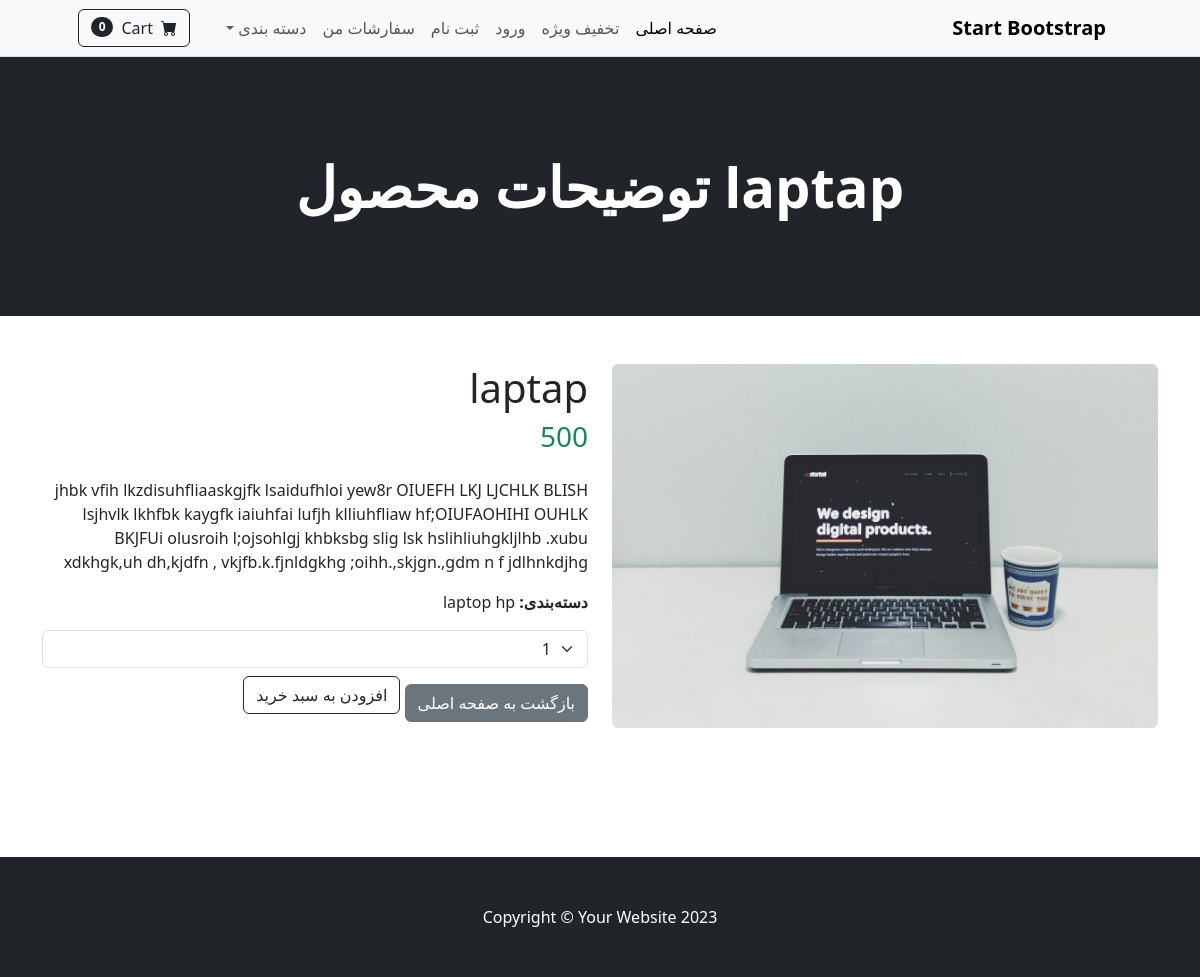
/product/1/, run on the app's committed database.
### products/models.py (models this page shows, shortened)
class Product(models.Model):
    name=models.CharField(max_length=50)
    description=models.TextField(max_length=500 ,blank=True,default='') #blank برای خالی بودن__ default یعنی به طور پیش فرض چه توضیحی داشته باشه
    price=models.DecimalField(max_digits=10,decimal_places=0,default=0)#decimal_places به طور پیش فرض چند رقم بعد اعشار نشون میده __ default یعنی به طور پیش فرض قیمت رو صفر نشون بده
    category=models.ForeignKey(Category,on_delete=models.CASCADE)#ForeignKey کلید خارجی به جدول دیگعه
    stock = models.IntegerField(default=0)
    img=models.ImageField(upload_to="product/",null=True,blank=True)
    is_sale=models.BooleanField(default=False)
    sale_price=models.DecimalField(max_digits=10,decimal_places=0,default=0)

class Category(models.Model):#یعنی جنس کلاس از مدل هست
    name=models.CharField(max_length=100) # CharField برای استرینگه ____ max_length یعنی حداکثر طول
    def __str__(self):
        return self.name

### products/views.py (the view)
# urls.py: path('product/<int:id>/',views.product_details, name='product_details'),                    #صفحه اطلاعات محصول
def product_details(request,id):
    product=get_object_or_404(Product,id=id)
    return render(request,"products/product_details.html",{'product':product})

### cart/cart.py (called while the page is built)
    def __len__(self):
        return len(self.cart)

### cart/context_processors.py (called while the page is built)
def cart(request):
    return {'cart': Cart(request)}

### products/context_processors.py (called while the page is built)
def cart_item_count(request):
    total_quantity = 0
    if request.user.is_authenticated:
        cart, created = Cart.objects.get_or_create(user=request.user)
        if not created:
            cart_items = CartItem.objects.filter(cart=cart)
            for item in cart_items:
                total_quantity += item.quantity
    return {"cart_item_count": total_quantity}

### products/templates/products/product_details.html (shortened to what this page needs)
{% extends 'products/base.html' %}
{% block content %}
        <header class="bg-dark py-5">
            <div class="container px-4 px-lg-5 my-5">
                <div class="text-center text-white">
                    <h1 class="display-4 fw-bolder"> {{product.name}}  توضیحات محصول</h1>
                </div>
            </div>
        </header>
<div class="container py-5">
    <div class="row">
        <div class="col-md-6">
            <img src="{{ product.img.url }}" class="img-fluid rounded" alt="{{ product.name }}">
        </div>
        <div class="col-md-6">
            <h1>{{ product.name }}</h1>
            <h3 class="text-success">
                {{ product.price }}
            </h3>
            <p class="mt-4">
                {{ product.description }}
            </p>
            <p>
                <strong>دسته‌بندی:</strong> {{ product.category }}
            </p>
            <select class="form-select" id="qty">
                <option value="1">1</option>
            </select>
            <a href="{% url 'home' %}" class="btn btn-secondary mt-3">
                بازگشت به صفحه اصلی
            </a>
            <button type="button" class="btn btn-outline-dark mt-auto" id="add-to-cart" value="{{ product.id }}">
                 افزودن به سبد خرید
            </button>
    </div>
{% endblock %}

### data on the page
Product: name "laptap", img (picture), price "500", description "jhbk vfih lkzdisuhfliaaskgjfk lsaidufhloi yew8r OIUEFH LKJ LJCHLK BLISH lsjhvlk lkhfbk kaygfk iaiuhfai lufjh klliuhfliaw hf;OIUFAOHIHI OUHLK BKJFUi olusroih l;ojsohlgj khbksbg slig lsk hslihliuhgkljlhb .xubu xdkhgk,uh dh,kjdfn , vkjfb.k.fjnldgkhg ;oihh.,skjgn.,gdm n f jdlhnkdjhg", category "laptop hp"

### other printed values
{{ cart|length }} "0"
